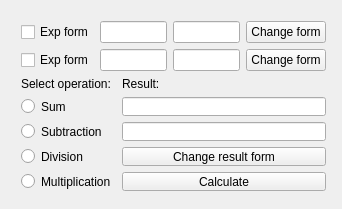
<?xml version="1.0" encoding="UTF-8"?>
<ui version="4.0">
 <class>MainWindow</class>
 <widget class="QMainWindow" name="MainWindow">
  <property name="geometry">
   <rect>
    <x>0</x>
    <y>0</y>
    <width>342</width>
    <height>209</height>
   </rect>
  </property>
  <property name="sizePolicy">
   <sizepolicy hsizetype="Preferred" vsizetype="Preferred">
    <horstretch>0</horstretch>
    <verstretch>0</verstretch>
   </sizepolicy>
  </property>
  <property name="windowTitle">
   <string>MainWindow</string>
  </property>
  <widget class="QWidget" name="centralWidget">
   <widget class="QWidget" name="verticalLayoutWidget">
    <property name="geometry">
     <rect>
      <x>10</x>
      <y>10</y>
      <width>327</width>
      <height>192</height>
     </rect>
    </property>
    <layout class="QVBoxLayout" name="mainlLayout">
     <item>
      <layout class="QHBoxLayout" name="firstFieldLayout">
       <item>
        <widget class="QCheckBox" name="firstF_ExpForm">
         <property name="enabled">
          <bool>true</bool>
         </property>
         <property name="text">
          <string>Exp form</string>
         </property>
        </widget>
       </item>
       <item>
        <widget class="QLineEdit" name="firstF_firstLine">
         <property name="text">
          <string/>
         </property>
        </widget>
       </item>
       <item>
        <widget class="QLineEdit" name="firstF_secondLine"/>
       </item>
       <item>
        <widget class="QPushButton" name="firstF_changeFormButton">
         <property name="text">
          <string>Change form</string>
         </property>
        </widget>
       </item>
      </layout>
     </item>
     <item>
      <layout class="QHBoxLayout" name="secondFieldLayout">
       <item>
        <widget class="QCheckBox" name="secondF_ExpForm">
         <property name="text">
          <string>Exp form</string>
         </property>
        </widget>
       </item>
       <item>
        <widget class="QLineEdit" name="secondF_firstLine">
         <property name="text">
          <string/>
         </property>
        </widget>
       </item>
       <item>
        <widget class="QLineEdit" name="secondF_secondLine"/>
       </item>
       <item>
        <widget class="QPushButton" name="secondF_changeFormButton">
         <property name="text">
          <string>Change form</string>
         </property>
        </widget>
       </item>
      </layout>
     </item>
     <item>
      <layout class="QHBoxLayout" name="downLayout">
       <item>
        <layout class="QVBoxLayout" name="operationLayout">
         <item>
          <widget class="QLabel" name="label">
           <property name="text">
            <string>Select operation:</string>
           </property>
           <property name="alignment">
            <set>Qt::AlignLeading|Qt::AlignLeft|Qt::AlignVCenter</set>
           </property>
          </widget>
         </item>
         <item>
          <widget class="QRadioButton" name="sumButton">
           <property name="text">
            <string>Sum</string>
           </property>
          </widget>
         </item>
         <item>
          <widget class="QRadioButton" name="subButton">
           <property name="text">
            <string>Subtraction</string>
           </property>
          </widget>
         </item>
         <item>
          <widget class="QRadioButton" name="divButton">
           <property name="text">
            <string>Division</string>
           </property>
          </widget>
         </item>
         <item>
          <widget class="QRadioButton" name="mulButton">
           <property name="text">
            <string>Multiplication</string>
           </property>
          </widget>
         </item>
        </layout>
       </item>
       <item>
        <layout class="QVBoxLayout" name="resultLayout">
         <item>
          <widget class="QLabel" name="label_3">
           <property name="text">
            <string>Result:</string>
           </property>
          </widget>
         </item>
         <item>
          <widget class="QLineEdit" name="resultFirstField"/>
         </item>
         <item>
          <widget class="QLineEdit" name="resultSecondField"/>
         </item>
         <item>
          <widget class="QPushButton" name="changeFormButton">
           <property name="text">
            <string>Change result form</string>
           </property>
          </widget>
         </item>
         <item>
          <widget class="QPushButton" name="calculateButton">
           <property name="text">
            <string>Calculate</string>
           </property>
          </widget>
         </item>
        </layout>
       </item>
      </layout>
     </item>
    </layout>
   </widget>
  </widget>
 </widget>
 <layoutdefault spacing="6" margin="11"/>
 <resources/>
 <connections/>
</ui>
